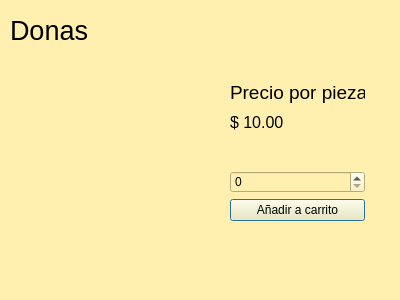
<?xml version="1.0" encoding="UTF-8"?>
<ui version="4.0">
 <class>Donas</class>
 <widget class="QDialog" name="Donas">
  <property name="geometry">
   <rect>
    <x>0</x>
    <y>0</y>
    <width>400</width>
    <height>300</height>
   </rect>
  </property>
  <property name="windowTitle">
   <string>Dialog</string>
  </property>
  <property name="styleSheet">
   <string notr="true">background-color:rgb(255, 240, 176);
border-color: rgb(0, 0, 0);
gridline-color: rgb(0, 0, 0);
border-color: rgb(0, 0, 0);</string>
  </property>
  <widget class="QLabel" name="label">
   <property name="geometry">
    <rect>
     <x>10</x>
     <y>10</y>
     <width>111</width>
     <height>41</height>
    </rect>
   </property>
   <property name="font">
    <font>
     <pointsize>20</pointsize>
    </font>
   </property>
   <property name="text">
    <string>Donas</string>
   </property>
  </widget>
  <widget class="QWidget" name="layoutWidget">
   <property name="geometry">
    <rect>
     <x>230</x>
     <y>80</y>
     <width>135</width>
     <height>141</height>
    </rect>
   </property>
   <layout class="QVBoxLayout" name="verticalLayout">
    <item>
     <widget class="QLabel" name="label_2">
      <property name="font">
       <font>
        <pointsize>14</pointsize>
       </font>
      </property>
      <property name="text">
       <string>Precio por pieza</string>
      </property>
     </widget>
    </item>
    <item>
     <widget class="QLabel" name="label_4">
      <property name="font">
       <font>
        <pointsize>12</pointsize>
       </font>
      </property>
      <property name="text">
       <string>$ 10.00</string>
      </property>
     </widget>
    </item>
    <item>
     <widget class="QLabel" name="label_3">
      <property name="text">
       <string/>
      </property>
     </widget>
    </item>
    <item>
     <widget class="QSpinBox" name="spinBox"/>
    </item>
    <item>
     <widget class="QPushButton" name="pushButton">
      <property name="text">
       <string>Añadir a carrito</string>
      </property>
     </widget>
    </item>
   </layout>
  </widget>
  <widget class="QLabel" name="label_5">
   <property name="geometry">
    <rect>
     <x>10</x>
     <y>80</y>
     <width>201</width>
     <height>191</height>
    </rect>
   </property>
   <property name="text">
    <string/>
   </property>
   <property name="pixmap">
    <pixmap resource="pastel.qrc">:/Images/dona.png</pixmap>
   </property>
   <property name="scaledContents">
    <bool>true</bool>
   </property>
  </widget>
 </widget>
 <resources>
  <include location="pastel.qrc"/>
 </resources>
 <connections/>
</ui>
